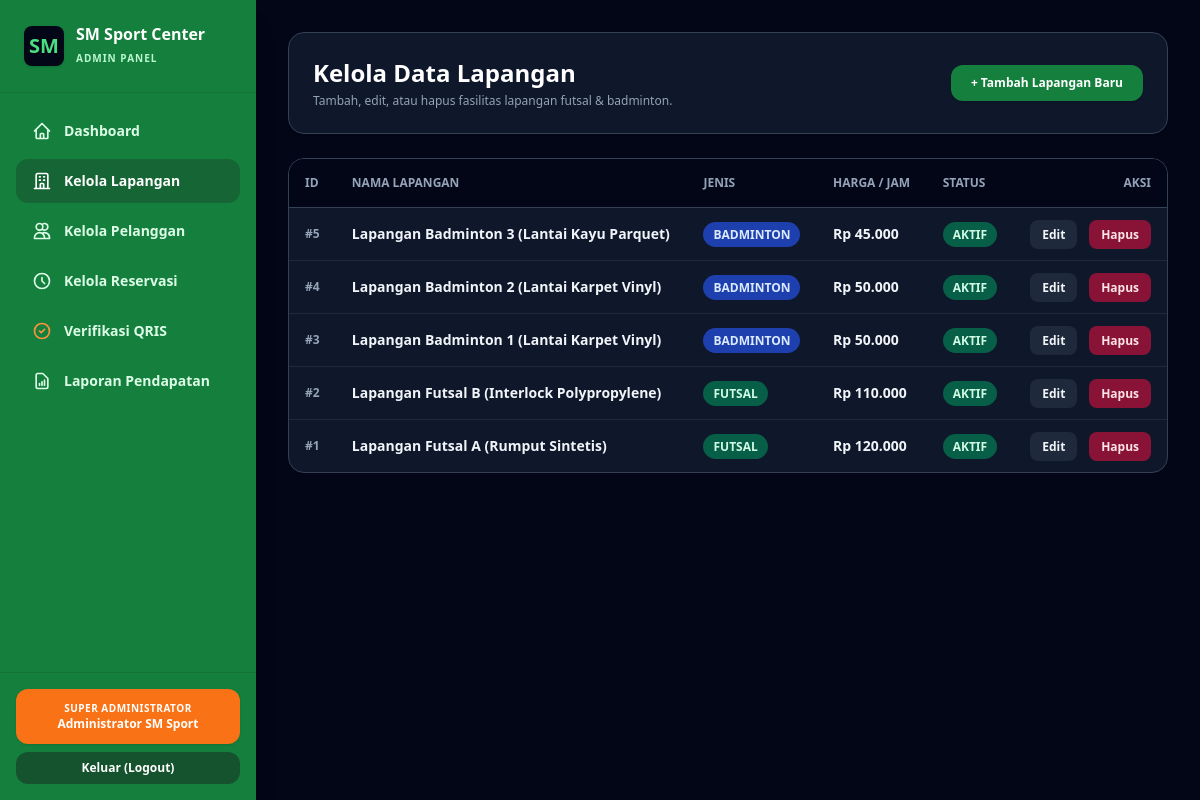
Screenshot of /admin/lapangan/index.php (signed in) with the database file from the repository.
### tables this page shows
CREATE TABLE IF NOT EXISTS `lapangan` (
  `id` INT AUTO_INCREMENT PRIMARY KEY,
  `nama` VARCHAR(100) NOT NULL,
  `jenis` ENUM('futsal','badminton') NOT NULL,
  `harga_per_jam` DECIMAL(10,2) NOT NULL,
  `deskripsi` TEXT,
  `status` ENUM('aktif','nonaktif') NOT NULL DEFAULT 'aktif'
);

### admin/lapangan/index.php (the view, shortened to what this page needs)
<?php
require_once '../../config/database.php';
$stmt = $pdo->query("SELECT * FROM lapangan ORDER BY id DESC");
$lapangans = $stmt->fetchAll();
?>
<!DOCTYPE html>
<html lang="id">
<head>
    <script src="https://cdn.tailwindcss.com"></script>
</head>
<body class="bg-slate-950 font-sans min-h-screen flex">
    <?php include '../../includes/navbar_admin.php'; ?>
    <main class="flex-1 p-8 space-y-6 overflow-y-auto">
        <div class="bg-slate-900 p-6 rounded-2xl border border-slate-700 shadow-sm flex items-center justify-between">
            <div>
                <h1 class="text-2xl font-black text-white">Kelola Data Lapangan</h1>
                <p class="text-xs text-slate-400 mt-1">Tambah, edit, atau hapus fasilitas lapangan futsal & badminton.</p>
            </div>
            <a href="create.php" class="px-5 py-2.5 bg-green-700 hover:bg-green-800 text-white font-bold text-xs rounded-xl shadow transition flex items-center gap-2">
                <span>+ Tambah Lapangan Baru</span>
            </a>
        </div>
        <div class="bg-slate-900 rounded-2xl border border-slate-700 shadow-sm overflow-hidden">
            <table class="w-full text-left text-sm">
                <thead>
                    <tr class="bg-slate-950 border-b border-slate-700 text-slate-400 text-xs font-bold uppercase">
                        <th class="p-4">ID</th>
                        <th class="p-4">Nama Lapangan</th>
                        <th class="p-4">Jenis</th>
                        <th class="p-4">Harga / Jam</th>
                        <th class="p-4">Status</th>
                        <th class="p-4 text-right">Aksi</th>
                    </tr>
                </thead>
                <tbody class="divide-y divide-slate-800">
                    <?php foreach ($lapangans as $l): ?>
                        <tr class="hover:bg-slate-800 transition">
                            <td class="p-4 text-xs font-bold text-slate-400">#<?= $l['id'] ?></td>
                            <td class="p-4 font-extrabold text-slate-100"><?= htmlspecialchars($l['nama']) ?></td>
                            <td class="p-4">
                                <span class="px-2.5 py-1 rounded-full text-xs font-bold uppercase <?= $l['jenis'] === 'futsal' ? 'bg-emerald-800 text-emerald-100' : 'bg-blue-800 text-blue-100' ?>">
                                    <?= htmlspecialchars($l['jenis']) ?>
                                </span>
                            </td>
                            <td class="p-4 font-black text-slate-100">Rp <?= number_format($l['harga_per_jam'], 0, ',', '.') ?></td>
                            <td class="p-4">
                                <span class="px-2.5 py-1 rounded-full text-xs font-bold uppercase <?= $l['status'] === 'aktif' ? 'bg-emerald-800 text-emerald-100' : 'bg-slate-600 text-slate-100' ?>">
                                    <?= htmlspecialchars($l['status']) ?>
                                </span>
                            </td>
                            <td class="p-4 text-right space-x-2">
                                <a href="edit.php?id=<?= $l['id'] ?>" class="px-3 py-1.5 bg-slate-800 text-slate-100 hover:bg-slate-700 rounded-lg text-xs font-bold">Edit</a>
                                <a href="delete.php?id=<?= $l['id'] ?>" onclick="return confirm('Apakah Anda yakin ingin menghapus lapangan ini?')" class="px-3 py-1.5 bg-rose-900 text-rose-100 hover:bg-rose-800 rounded-lg text-xs font-bold">Hapus</a>
                            </td>
                        </tr>
                    <?php endforeach; ?>
                </tbody>
            </table>
        </div>
    </main>
</body>
</html>

### rows the page displays
lapangan: id "5", nama "Lapangan Badminton 3 (Lantai Kayu Parquet)", jenis "BADMINTON", harga_per_jam "45.000", status "AKTIF"
lapangan: id "4", nama "Lapangan Badminton 2 (Lantai Karpet Vinyl)", jenis "BADMINTON", harga_per_jam "50.000", status "AKTIF"
lapangan: id "3", nama "Lapangan Badminton 1 (Lantai Karpet Vinyl)", jenis "BADMINTON", harga_per_jam "50.000", status "AKTIF"
lapangan: id "2", nama "Lapangan Futsal B (Interlock Polypropylene)", jenis "FUTSAL", harga_per_jam "110.000", status "AKTIF"
lapangan: id "1", nama "Lapangan Futsal A (Rumput Sintetis)", jenis "FUTSAL", harga_per_jam "120.000", status "AKTIF"

### other values shown
$_SESSION['nama'] "Administrator SM Sport"
